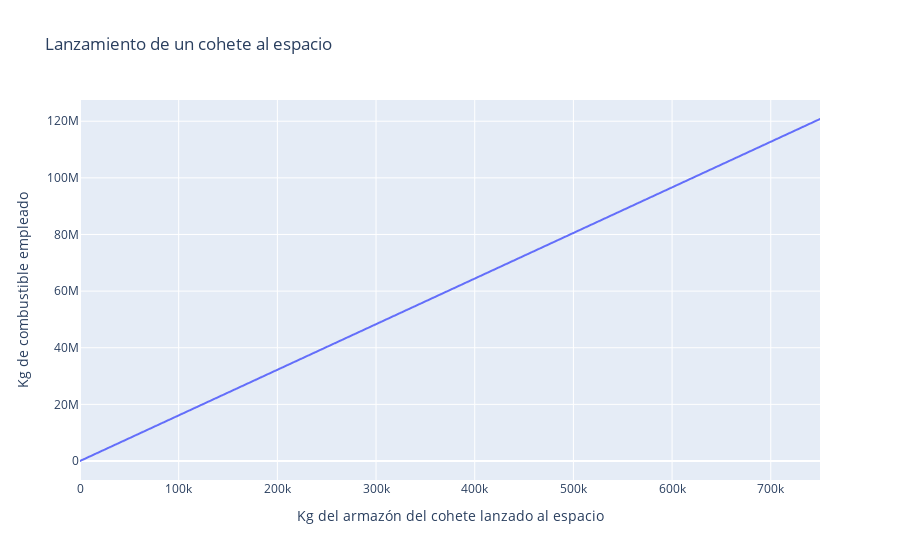

The code cell stored with this chart in its notebook:
### Markdown cell above
That is:

$$\left (m_0- q \cdot t  \right )v - g \left (m_0- q \cdot t  \right ) \Delta t = \left (m_0- q t -q\Delta t  \right )\left ( v+\Delta v \right )-q\Delta t\left ( u-v \right )$$

By dividing variables by $\Delta t$ and letting $\Delta t$ go to zero, we obtain:

$$-g (m_0-qt) = (m_0-qt)\frac{dv}{dt}-qu$$

By separating variables and integrating from $t = 0$, $v = 0$ to $t = t$, $v = v$,

$$dv=\left ( \frac{qu}{m_0-qt} -g \right ) dt$$

$$\int_{0}^{v}\left ( \frac{qu}{m_0-qt} -g \right ) dt$$ 

$$\mathcal{v}=\left[ -\mathcal{u}\cdot  ln\left( m_{o}-qt \right)-gt \right] \mathrm{|}_{0}^{t}$$

$$v = - u \cdot ln (\frac{m_0}{m_0-qt}) – gt$$ 

### *Commentary.*
The mass remaining in time $t_f$, after all the fuel has been consumed, is equal to the mass of the rocket shell:

$$m_s = m_0-q \cdot t_f$$

and the maximum speed that the rocket reaches is:

$$v_m = u \cdot ln \left ( \frac{m_0}{m_s} \right ) - g \cdot t_f$$

Assuming that the fuel is expelled in a relatively short period, the term $g \cdot t_f$ is small and we have:

$$v_m \approx  u \cdot ln \left ( \frac{m_0}{m_s} \right )$$

To escape the Earth's gravitational field, a rocket must reach a speed of $11.18 km / s$. Assuming that $u = 2200m / s$ and $v_m = 11.18 \frac{km}{s}$, we obtain  $\frac{m_s}{m_0} = 161$.

Consequently, to launch each kilogram of the rocket frame into space, it is necessary to consume more than $161kg$ of fuel, if an impeller is used that produces $u = 2200 m/s$.

### Code cell
#Plot
ms=np.arange(0,750000,100) #creando lista numérica
vms = np.array(ms) #transformado a una matriz
mo=vms*np.exp(11180/2200)
#plot
fig=px.line(x=ms,y=mo,labels={'x':'Kg del armazón del cohete lanzado al espacio','y':'Kg de combustible empleado'},title="Lanzamiento de un cohete al espacio")
fig.show()

### Figure 1 — Plotly figure (JSON) as saved in the notebook; plotly's stock layout.template omitted (floating-point values rounded to 4 significant figures; data arrays with more than 128 entries replaced by an {"elided": "..."} marker saying what was removed)
{"data": [{"hovertemplate": "Kg del armazón del cohete lanzado al espacio=%{x}<br>Kg de combustible empleado=%{y}<extra></extra>", "legendgroup": "", "line": {"color": "#636efa", "dash": "solid"}, "mode": "lines", "name": "", "showlegend": false, "type": "scattergl", "x": {"elided": "7500 int values"}, "xaxis": "x", "y": {"elided": "7500 float values"}, "yaxis": "y"}], "layout": {"autosize": true, "legend": {"tracegroupgap": 0}, "title": {"text": "Lanzamiento de un cohete al espacio"}, "xaxis": {"anchor": "y", "autorange": true, "domain": [0, 1], "range": [0, 749900], "title": {"text": "Kg del armazón del cohete lanzado al espacio"}, "type": "linear"}, "yaxis": {"anchor": "x", "autorange": true, "domain": [0, 1], "range": [-6710000.0, 127500000.0], "title": {"text": "Kg de combustible empleado"}, "type": "linear"}}}
